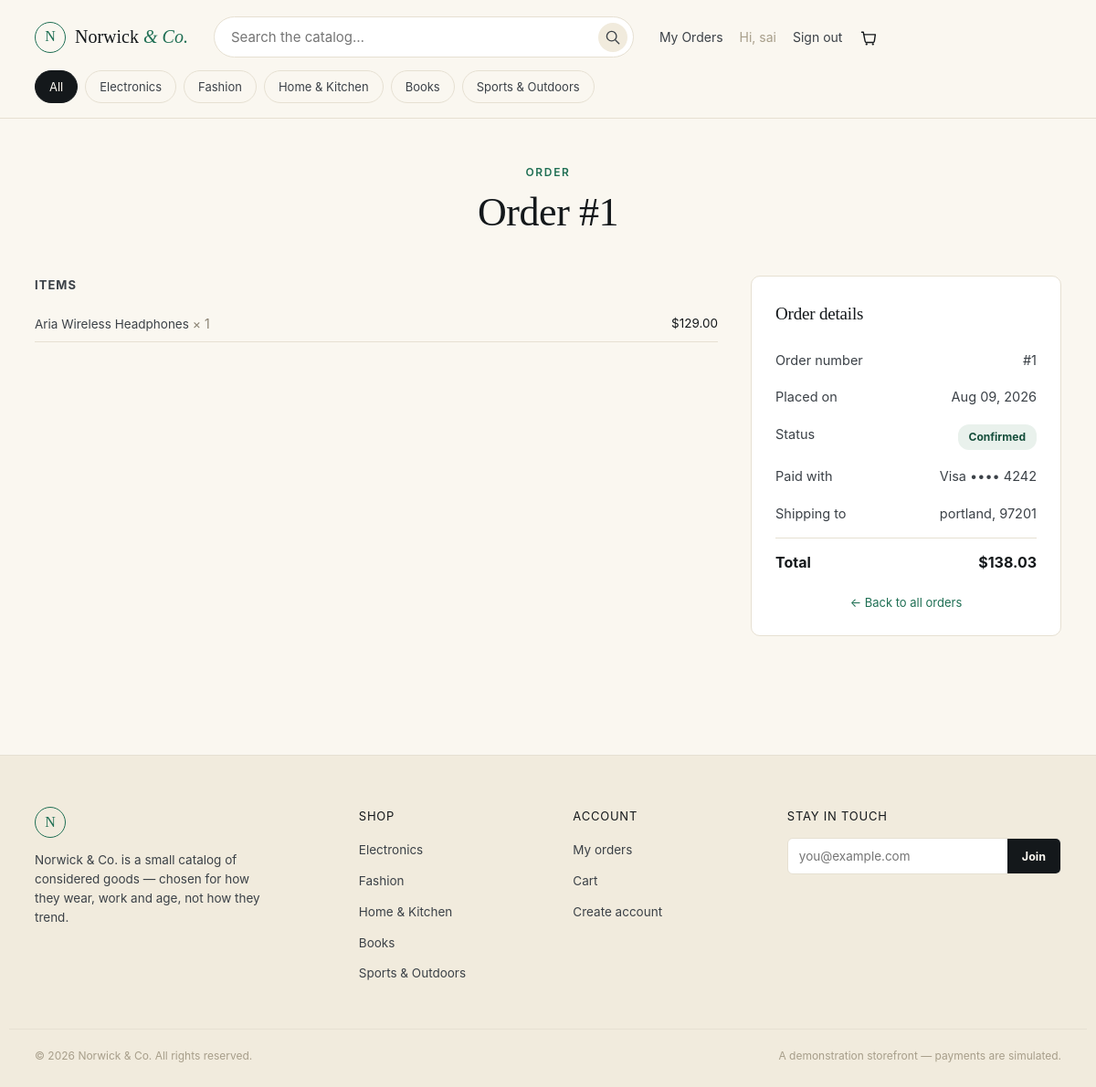
The app's page /orders/1 (signed in) with its own data.
### models.py (models this page shows)
class User(Base):
    __tablename__ = "users"
    id = Column(Integer, primary_key=True, index=True)
    name = Column(String(100), nullable=False)
    email = Column(String(150), unique=True, index=True, nullable=False)
    password_hash = Column(String(200), nullable=False)
    created_at = Column(DateTime, default=datetime.utcnow)
    cart_items = relationship("CartItem", back_populates="user", cascade="all, delete-orphan")
    orders = relationship("Order", back_populates="user", cascade="all, delete-orphan")

class Order(Base):
    __tablename__ = "orders"
    id = Column(Integer, primary_key=True, index=True)
    user_id = Column(Integer, ForeignKey("users.id"), nullable=False)
    total = Column(Float, nullable=False)
    status = Column(String(30), default="Confirmed")
    full_name = Column(String(150), nullable=False)
    address = Column(String(250), nullable=False)
    city = Column(String(100), nullable=False)
    postal_code = Column(String(20), nullable=False)
    card_brand = Column(String(20), nullable=False, default="Card")
    card_last4 = Column(String(4), nullable=False, default="0000")
    created_at = Column(DateTime, default=datetime.utcnow)
    user = relationship("User", back_populates="orders")
    items = relationship("OrderItem", back_populates="order", cascade="all, delete-orphan")

class OrderItem(Base):
    __tablename__ = "order_items"
    id = Column(Integer, primary_key=True, index=True)
    order_id = Column(Integer, ForeignKey("orders.id"), nullable=False)
    product_id = Column(Integer, ForeignKey("products.id"), nullable=False)
    product_name = Column(String(150), nullable=False)
    quantity = Column(Integer, default=1)
    price = Column(Float, nullable=False)
    order = relationship("Order", back_populates="items")
    product = relationship("Product")

### main.py (the view)
@app.get("/orders/{order_id}", response_class=HTMLResponse)
def order_detail(order_id: int, request: Request, db: Session = Depends(get_db)):
    user = current_user(request, db)
    if not user:
        return RedirectResponse("/login", status_code=303)
    order = db.query(Order).filter(Order.id == order_id, Order.user_id == user.id).first()
    if not order:
        return RedirectResponse("/orders", status_code=303)
    ctx = base_context(request, db, order=order, success=request.query_params.get("success"))
    return templates.TemplateResponse("order_detail.html", ctx)

### templates/order_detail.html (shortened to what this page needs)
{% extends "base.html" %}
{% block content %}
<section class="wrap page-head order-confirm-head">
  {% if success %}
  <div class="success-badge" aria-hidden="true">
    <svg viewBox="0 0 32 32" width="30" height="30"><circle cx="16" cy="16" r="15" fill="none" stroke="#1F6F54" stroke-width="1.6"/><path d="M9 16l5 5 9-10" fill="none" stroke="#1F6F54" stroke-width="2" stroke-linecap="round" stroke-linejoin="round"/></svg>
  </div>
  <span class="eyebrow">Order confirmed</span>
  <h1>Thank you, {{ order.full_name.split(' ')[0] }}.</h1>
  <p class="muted">Your order has been placed and a confirmation has been recorded to your account.</p>
  {% else %}
  <span class="eyebrow">Order</span>
  <h1>Order #{{ order.id }}</h1>
  {% endif %}
</section>
<section class="wrap order-detail-layout">
  <div>
    <h3 class="section-sub">Items</h3>
    {% for i in order.items %}
    <div class="summary-line-item">
      <span class="summary-line-name">{{ i.product_name }} <span class="muted">× {{ i.quantity }}</span></span>
      <span>${{ "%.2f"|format(i.price * i.quantity) }}</span>
    </div>
    {% endfor %}
  </div>
  <aside class="order-summary">
    <h3>Order details</h3>
    <div class="summary-row"><span>Order number</span><span>#{{ order.id }}</span></div>
    <div class="summary-row"><span>Placed on</span><span>{{ order.created_at.strftime('%b %d, %Y') }}</span></div>
    <div class="summary-row"><span>Status</span><span class="status-chip">{{ order.status }}</span></div>
    <div class="summary-row"><span>Paid with</span><span>{{ order.card_brand }} •••• {{ order.card_last4 }}</span></div>
    <div class="summary-row"><span>Shipping to</span><span>{{ order.city }}, {{ order.postal_code }}</span></div>
    <div class="summary-row summary-total"><span>Total</span><span>${{ "%.2f"|format(order.total) }}</span></div>
    <a href="/orders" class="continue-link">← Back to all orders</a>
  </aside>
</section>
{% endblock %}

### templates/base.html (shortened to what this page needs)
<!DOCTYPE html>
<html lang="en">
<head>
<link rel="stylesheet" href="/static/css/style.css">
</head>
<body>
<header class="site-header">
  <div class="header-row wrap">
    <a class="logo" href="/">
      <span class="logo-mark" aria-hidden="true">N</span>
      <span class="logo-text">Norwick <em>&amp; Co.</em></span>
    </a>
    <form class="search-form" action="/shop" method="get">
      <input type="text" name="q" placeholder="Search the catalog…" value="{{ q or '' }}" aria-label="Search products">
      <button type="submit" aria-label="Search">
        <svg viewBox="0 0 20 20" width="17" height="17"><circle cx="9" cy="9" r="6.2" fill="none" stroke="currentColor" stroke-width="1.6"/><path d="M14 14l4.5 4.5" stroke="currentColor" stroke-width="1.6" stroke-linecap="round"/></svg>
      </button>
    </form>
    <nav class="header-actions">
      {% if user %}
        <a href="/orders" class="header-link">My Orders</a>
        <span class="header-link muted">Hi, {{ user.name.split(' ')[0] }}</span>
        <a href="/logout" class="header-link">Sign out</a>
      {% else %}
        <a href="/login" class="header-link">Sign in</a>
        <a href="/register" class="btn btn-small btn-ink">Create account</a>
      {% endif %}
      <a href="/cart" class="cart-link" aria-label="Cart">
      </a>
    </nav>
  </div>
  <div class="category-row wrap">
    <a href="/shop" class="cat-chip {{ 'active' if not active_category else '' }}">All</a>
    {% for c in categories %}
      <a href="/shop?category={{ c|urlencode }}" class="cat-chip {{ 'active' if active_category == c else '' }}">{{ c }}</a>
    {% endfor %}
  </div>
</header>
<main id="main">
{% block content %}{% endblock %}
</main>
<footer class="site-footer">
  <div class="wrap footer-grid">
    <div class="footer-brand">
      <span class="logo-mark" aria-hidden="true">N</span>
      <p>Norwick &amp; Co. is a small catalog of considered goods — chosen for how they wear, work and age, not how they trend.</p>
    </div>
    <div>
      <h4>Shop</h4>
      <ul>
        {% for c in categories %}<li><a href="/shop?category={{ c|urlencode }}">{{ c }}</a></li>{% endfor %}
      </ul>
    </div>
    <div>
      <h4>Account</h4>
      <ul>
        <li><a href="/orders">My orders</a></li>
        <li><a href="/cart">Cart</a></li>
        <li><a href="/register">Create account</a></li>
      </ul>
    </div>
    <div>
      <h4>Stay in touch</h4>
      <form class="newsletter" onsubmit="event.preventDefault(); this.querySelector('button').textContent='Subscribed';">
        <input type="email" placeholder="you@example.com" required>
        <button type="submit">Join</button>
      </form>
    </div>
  </div>
  <div class="wrap footer-bottom">
    <span>© {{ 2026 }} Norwick &amp; Co. All rights reserved.</span>
    <span>A demonstration storefront — payments are simulated.</span>
  </div>
</footer>
</body>
</html>

### records on screen
User: name "sai"
Order: id "1", created_at "Aug 09, 2026", status "Confirmed", card_brand "Visa", card_last4 "4242", city "portland", postal_code "97201", total "138.03"
OrderItem: product_name "Aria Wireless Headphones", quantity "1", i.price*i.quantity "129.00"

### other values on screen
{{ c }} "Electronics" "Fashion" "Home & Kitchen" "Books" "Sports & Outdoors"
{{ 2026 }} "2026"
